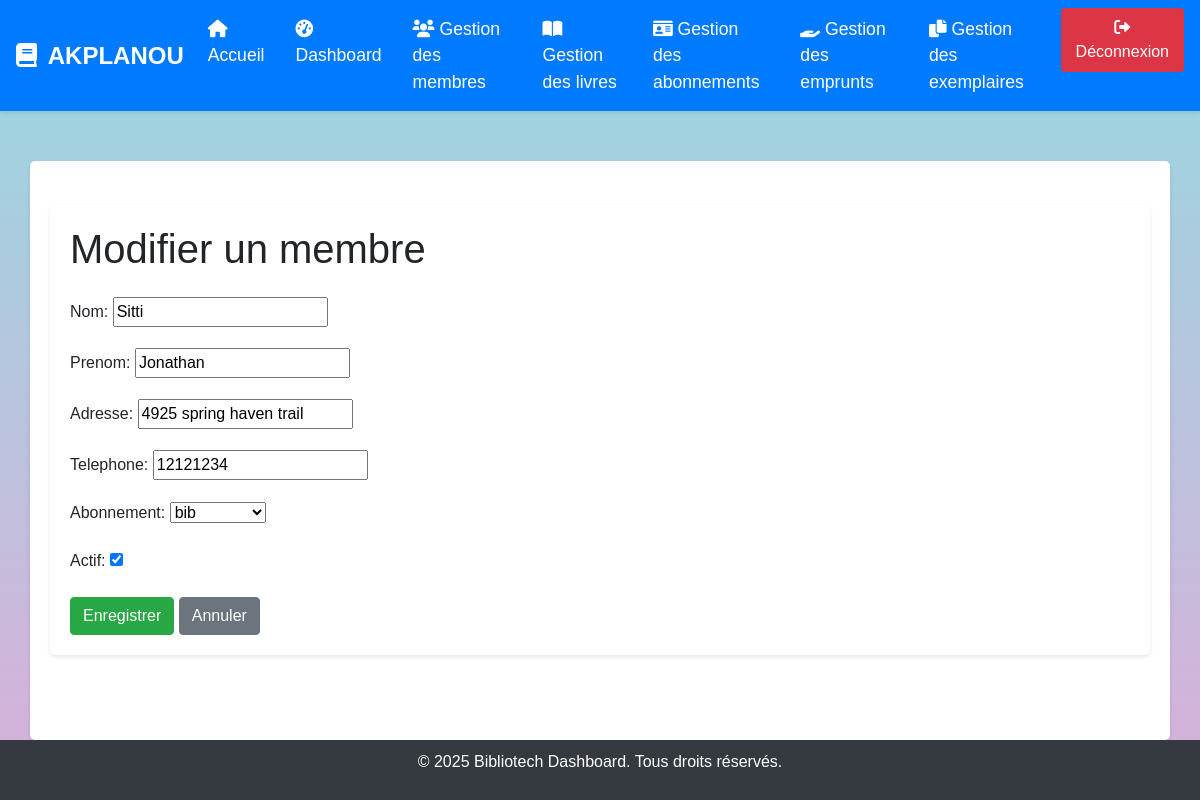
The app's page /modifier_membre/1/, older data.
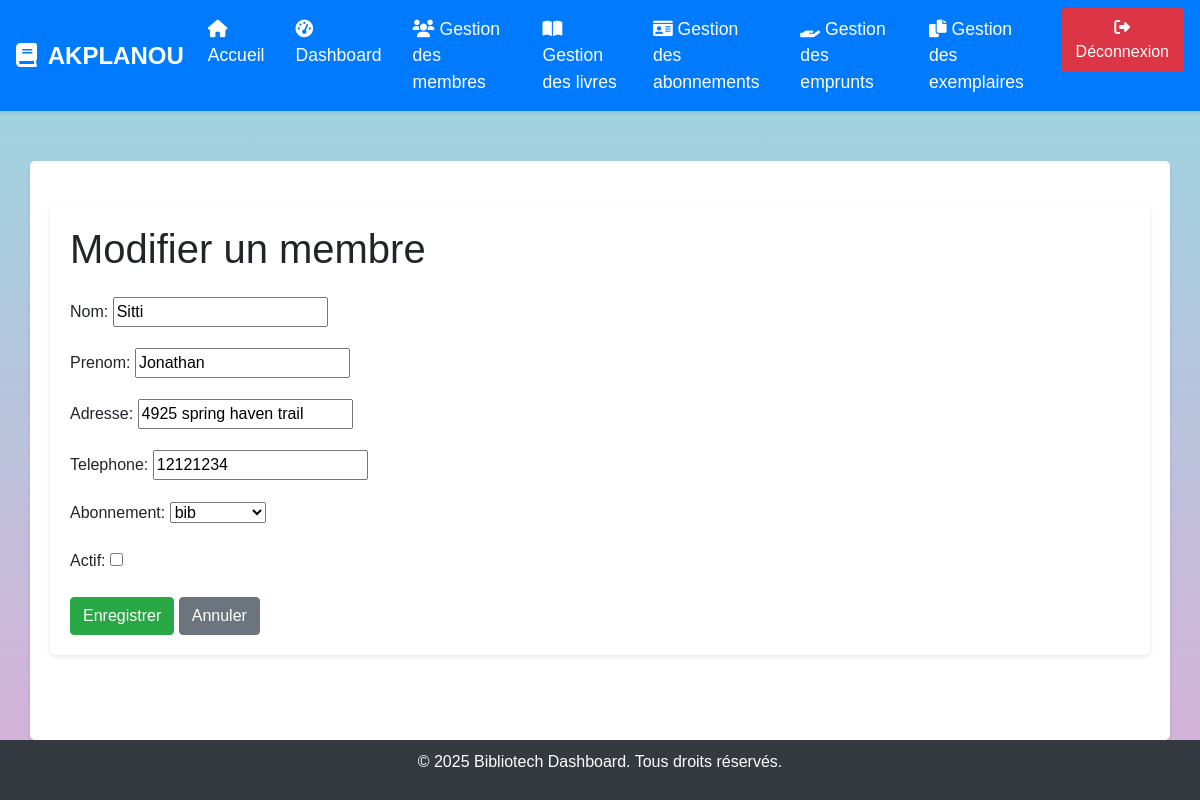
The same page, newer data.
### gestion/models.py (models this page shows, shortened)
class Membre(models.Model):
    nom = models.CharField(max_length=100)
    prenom = models.CharField(max_length=100)
    adresse = models.CharField(max_length=200)
    telephone = models.CharField(max_length=20)
    abonnement = models.ForeignKey(Abonnement, on_delete=models.CASCADE)
    actif = models.BooleanField(default=True)
    date_inscription = models.DateField(auto_now_add=True)
    date_expiration = models.DateField(null=True, blank=True)

### gestion/views.py (the view)
# urls.py: path('modifier_membre/<int:membre_id>/', views.modifier_membre_view, name='modifier_membre'),
def modifier_membre_view(request, membre_id):
    membre = get_object_or_404(Membre, id=membre_id)
    if request.method == 'POST':
        form = MembreForm(request.POST, instance=membre)
        if form.is_valid():
            form.save()
            return redirect('gestion_membres')
    else:
        form = MembreForm(instance=membre)
    return render(request, 'gestion/modifier_membre.html', {'form': form})

### gestion/forms.py
class MembreForm(forms.ModelForm):
    class Meta:
        model = Membre
        fields = ['nom', 'prenom', 'adresse', 'telephone', 'abonnement', 'actif']
    def __init__(self, *args, **kwargs):
        super(MembreForm, self).__init__(*args, **kwargs)
        self.fields['abonnement'].queryset = Abonnement.objects.all()

### gestion/models.py (called while the page is built)
    def __str__(self):
        return self.libelle

### gestion/templates/gestion/modifier_membre.html (shortened to what this page needs)
{% extends "gestion/base.html" %}
{% block content %}
<div class="container mt-4">
    <h1 class="mb-4">Modifier un membre</h1>
    <form method="post">
        {{ form.as_p }}
        <button type="submit" class="btn btn-success">Enregistrer</button>
        <a href="{% url 'liste_membres' %}" class="btn btn-secondary">Annuler</a>
    </form>
</div>
{% endblock %}

Row changes from the older to the newer data that the page shows:
changed Membre "Sitti": actif "☑" → "☐"
